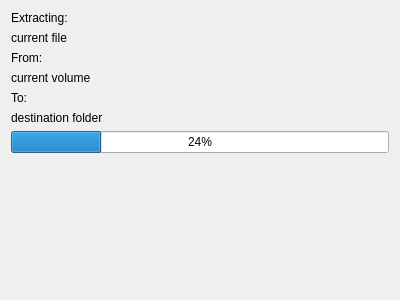
<?xml version="1.0" encoding="UTF-8"?>
<ui version="4.0">
 <class>ExtractionWidget</class>
 <widget class="QWidget" name="ExtractionWidget">
  <property name="geometry">
   <rect>
    <x>0</x>
    <y>0</y>
    <width>400</width>
    <height>300</height>
   </rect>
  </property>
  <property name="windowTitle">
   <string>Form</string>
  </property>
  <layout class="QVBoxLayout" name="verticalLayout">
   <item>
    <widget class="QLabel" name="labelTask">
     <property name="text">
      <string>Extracting:</string>
     </property>
    </widget>
   </item>
   <item>
    <widget class="QLabel" name="labelCurrentFile">
     <property name="text">
      <string>current file</string>
     </property>
    </widget>
   </item>
   <item>
    <widget class="QLabel" name="labelFrom">
     <property name="text">
      <string>From:</string>
     </property>
    </widget>
   </item>
   <item>
    <widget class="QLabel" name="labelCurrentVolume">
     <property name="text">
      <string>current volume</string>
     </property>
    </widget>
   </item>
   <item>
    <widget class="QLabel" name="labelTo">
     <property name="text">
      <string>To:</string>
     </property>
    </widget>
   </item>
   <item>
    <widget class="QLabel" name="labelDestinationFolder">
     <property name="text">
      <string>destination folder</string>
     </property>
    </widget>
   </item>
   <item>
    <widget class="QProgressBar" name="progressBar">
     <property name="value">
      <number>24</number>
     </property>
    </widget>
   </item>
   <item>
    <spacer name="verticalSpacer">
     <property name="orientation">
      <enum>Qt::Vertical</enum>
     </property>
     <property name="sizeHint" stdset="0">
      <size>
       <width>20</width>
       <height>40</height>
      </size>
     </property>
    </spacer>
   </item>
  </layout>
 </widget>
 <resources/>
 <connections/>
</ui>
